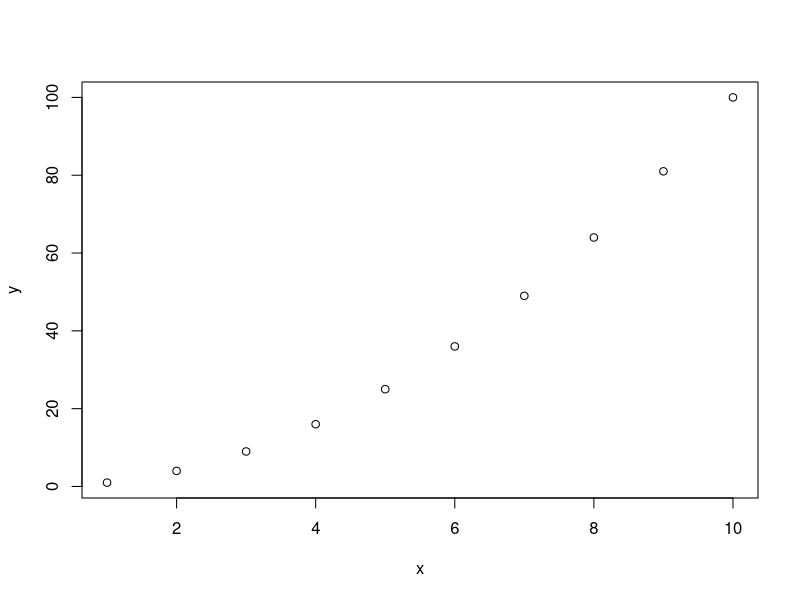

R code for this plot:
## ---- chunk 1
x <- 1:10
y <- x^2
print(y)
## ---- chunk 2
plot(x, y)
